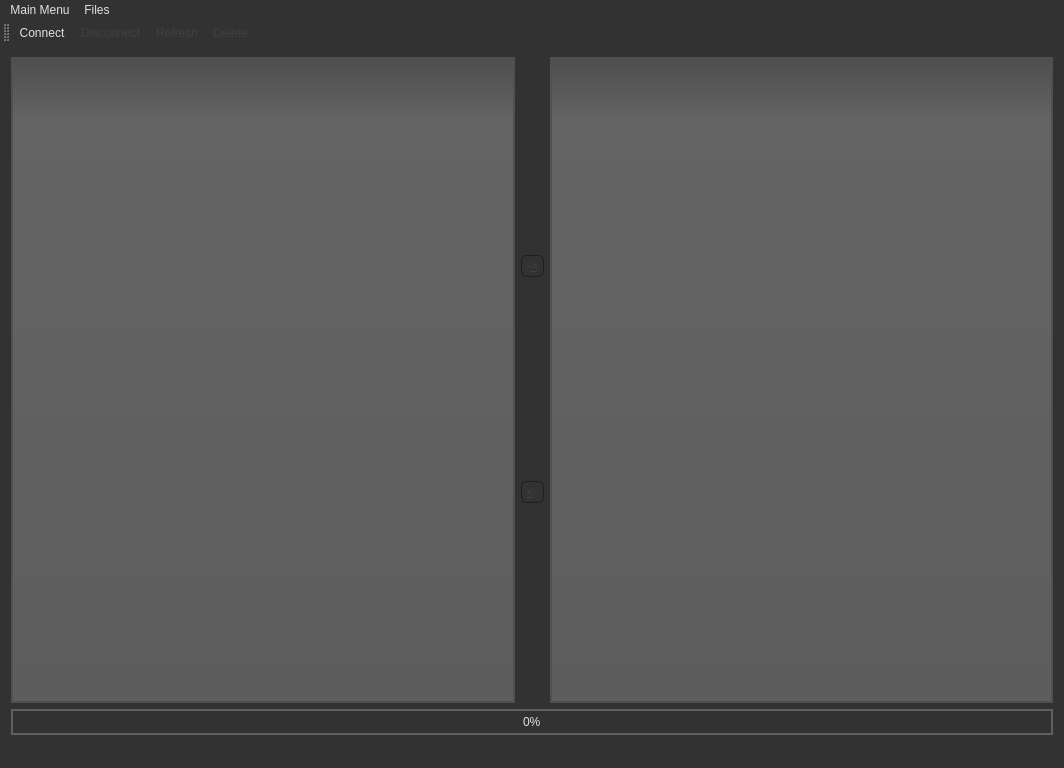
<?xml version="1.0" encoding="UTF-8"?>
<ui version="4.0">
 <class>MainWindow</class>
 <widget class="QMainWindow" name="MainWindow">
  <property name="geometry">
   <rect>
    <x>0</x>
    <y>0</y>
    <width>1064</width>
    <height>768</height>
   </rect>
  </property>
  <property name="minimumSize">
   <size>
    <width>600</width>
    <height>400</height>
   </size>
  </property>
  <property name="windowTitle">
   <string>Client App</string>
  </property>
  <property name="styleSheet">
   <string notr="true">QWidget
{
    color: #e1e1e1;
    background-color: #323232;
}

QWidget:item:hover
{
    background-color: QLinearGradient( x1: 0, y1: 0, x2: 0, y2: 1, stop: 0 #ffa02f, stop: 1 #ca0619);
    color: #000;
}

QWidget:item:selected
{
    background-color: QLinearGradient( x1: 0, y1: 0, x2: 0, y2: 1, stop: 0 #ffa02f, stop: 1 #d7801a);
}

QMenuBar::item
{
    background: transparent;
}

QMenuBar::item:selected
{
    background: transparent;
    border: 1px solid #ffaa00;
}

QMenuBar::item:pressed
{
    background: #444;
    border: 1px solid #000;
    background-color: QLinearGradient(
        x1:0, y1:0,
        x2:0, y2:1,
        stop:1 #212121,
        stop:0.4 #343434
    );
    margin-bottom:-1px;
    padding-bottom:1px;
}

QMenu
{
    border: 1px solid #000;
}

QMenu::item
{
    padding: 2px 20px 2px 20px;
}

QMenu::item:selected
{
    color: #000000;
}

QMenu::separator
{
    height: 2px;
    background-color: QLinearGradient(x1:0, y1:0, x2:0, y2:1, stop:0 #161616, stop: 0.5 #151515, stop: 0.6 #212121, stop:1 #343434);
    color: white;
    padding-left: 4px;
    margin-left: 10px;
    margin-right: 5px;
}

QToolBar
{
	border: 1px solid #323232
}

QToolButton:hover
{
	border: 1px solid #ffaa00;
}

QWidget:disabled
{
    color: #404040;
    background-color: #323232;
}


QAbstractItemView
{
    background-color: QLinearGradient( x1: 0, y1: 0, x2: 0, y2: 1, stop: 0 #4d4d4d, stop: 0.1 #646464, stop: 1 #5d5d5d);
    border: 2px solid #505050;
    selection-background-color: QLinearGradient( x1: 0, y1: 0, x2: 0, y2: 1, stop: 0 #ffa02f, stop: 1 #d7801a);
}

QHeaderView::section 
{
    color: #000;
}

QPushButton
{
    color: #b1b1b1;
    background-color: QLinearGradient( x1: 0, y1: 0, x2: 0, y2: 1, stop: 0 #565656, stop: 0.1 #525252, stop: 0.5 #4e4e4e, stop: 0.9 #4a4a4a, stop: 1 #464646);
    border-width: 1px;
    border-color: #1e1e1e;
    border-style: solid;
    border-radius: 6;
    padding: 3px;
    font-size: 12px;
    padding-left: 5px;
    padding-right: 5px;
}

QPushButton:pressed
{
    background-color: QLinearGradient( x1: 0, y1: 0, x2: 0, y2: 1, stop: 0 #2d2d2d, stop: 0.1 #2b2b2b, stop: 0.5 #292929, stop: 0.9 #282828, stop: 1 #252525);
}

QPushButton:hover
{
    border: 2px solid QLinearGradient( x1: 0, y1: 0, x2: 0, y2: 1, stop: 0 #ffa02f, stop: 1 #d7801a);
}

QScrollBar:horizontal 
{
     border: 1px solid #222222;
     background: QLinearGradient( x1: 0, y1: 0, x2: 0, y2: 1, stop: 0.0 #121212, stop: 0.2 #282828, stop: 1 #484848);
     height: 7px;
     margin: 0px 16px 0 16px;
}

QScrollBar::handle:horizontal
{
      background: QLinearGradient( x1: 0, y1: 0, x2: 1, y2: 0, stop: 0 #ffa02f, stop: 0.5 #d7801a, stop: 1 #ffa02f);
      min-height: 20px;
      border-radius: 2px;
}

QScrollBar::add-line:horizontal {
      border: 1px solid #1b1b19;
      border-radius: 2px;
      background: QLinearGradient( x1: 0, y1: 0, x2: 1, y2: 0, stop: 0 #ffa02f, stop: 1 #d7801a);
      width: 14px;
      subcontrol-position: right;
      subcontrol-origin: margin;
}

QScrollBar::sub-line:horizontal {
      border: 1px solid #1b1b19;
      border-radius: 2px;
      background: QLinearGradient( x1: 0, y1: 0, x2: 1, y2: 0, stop: 0 #ffa02f, stop: 1 #d7801a);
      width: 14px;
     subcontrol-position: left;
     subcontrol-origin: margin;
}

QScrollBar::right-arrow:horizontal, QScrollBar::left-arrow:horizontal
{
      border: 1px solid black;
      width: 1px;
      height: 1px;
      background: white;
}

QScrollBar::add-page:horizontal, QScrollBar::sub-page:horizontal
{
      background: none;
}

QScrollBar:vertical
{
      background: QLinearGradient( x1: 0, y1: 0, x2: 1, y2: 0, stop: 0.0 #121212, stop: 0.2 #282828, stop: 1 #484848);
      width: 7px;
      margin: 16px 0 16px 0;
      border: 1px solid #222222;
}

QScrollBar::handle:vertical
{
      background: QLinearGradient( x1: 0, y1: 0, x2: 0, y2: 1, stop: 0 #ffa02f, stop: 0.5 #d7801a, stop: 1 #ffa02f);
      min-height: 20px;
      border-radius: 2px;
}

QScrollBar::add-line:vertical
{
      border: 1px solid #1b1b19;
      border-radius: 2px;
      background: QLinearGradient( x1: 0, y1: 0, x2: 0, y2: 1, stop: 0 #ffa02f, stop: 1 #d7801a);
      height: 14px;
      subcontrol-position: bottom;
      subcontrol-origin: margin;
}

QScrollBar::sub-line:vertical
{
      border: 1px solid #1b1b19;
      border-radius: 2px;
      background: QLinearGradient( x1: 0, y1: 0, x2: 0, y2: 1, stop: 0 #d7801a, stop: 1 #ffa02f);
      height: 14px;
      subcontrol-position: top;
      subcontrol-origin: margin;
}

QScrollBar::up-arrow:vertical, QScrollBar::down-arrow:vertical
{
      border: 1px solid black;
      width: 1px;
      height: 1px;
      background: white;
}


QScrollBar::add-page:vertical, QScrollBar::sub-page:vertical
{
      background: none;
}

QMainWindow::separator
{
    background-color: QLinearGradient(x1:0, y1:0, x2:0, y2:1, stop:0 #161616, stop: 0.5 #151515, stop: 0.6 #212121, stop:1 #343434);
    color: white;
    padding-left: 4px;
    border: 1px solid #505050
    spacing: 3px; /* spacing between items in the tool bar */
}

QMainWindow::separator:hover
{
    background-color: QLinearGradient(x1:0, y1:0, x2:0, y2:1, stop:0 #d7801a, stop:0.5 #b56c17 stop:1 #ffa02f);
    color: white;
    padding-left: 4px;
    border: 1px solid #505050;
    spacing: 3px; /* spacing between items in the tool bar */
}

QProgressBar
{
    border: 2px solid #606060;
    text-align: center;
}

QProgressBar::chunk
{
    background-color: #d7801a;
    width: 10px;
    margin: 0.5px;
}
</string>
  </property>
  <property name="locale">
   <locale language="English" country="UnitedStates"/>
  </property>
  <widget class="QWidget" name="centralWidget">
   <layout class="QGridLayout" name="gridLayout">
    <item row="0" column="0">
     <layout class="QVBoxLayout" name="verticalLayout_2">
      <item>
       <layout class="QHBoxLayout" name="horizontalLayout">
        <item>
         <widget class="QTreeView" name="localView">
          <property name="alternatingRowColors">
           <bool>false</bool>
          </property>
         </widget>
        </item>
        <item>
         <layout class="QVBoxLayout" name="verticalLayout">
          <item>
           <widget class="QPushButton" name="uploadButton">
            <property name="enabled">
             <bool>false</bool>
            </property>
            <property name="text">
             <string>-&amp;&gt;</string>
            </property>
           </widget>
          </item>
          <item>
           <widget class="QPushButton" name="downloadButton">
            <property name="enabled">
             <bool>false</bool>
            </property>
            <property name="text">
             <string>&amp;&lt;-</string>
            </property>
           </widget>
          </item>
         </layout>
        </item>
        <item>
         <widget class="QTreeView" name="remoteView">
          <property name="rootIsDecorated">
           <bool>false</bool>
          </property>
         </widget>
        </item>
       </layout>
      </item>
      <item>
       <widget class="QProgressBar" name="progressBar">
        <property name="styleSheet">
         <string notr="true">QProgressBar
{
    border: 2px solid #606060;
    text-align: center;
}

QProgressBar::chunk
{
    background-color: #d7801a;
    width: 10px;
    margin: 0.5px;
}</string>
        </property>
        <property name="minimum">
         <number>0</number>
        </property>
        <property name="value">
         <number>0</number>
        </property>
        <property name="textVisible">
         <bool>true</bool>
        </property>
        <property name="invertedAppearance">
         <bool>false</bool>
        </property>
        <property name="textDirection">
         <enum>QProgressBar::TopToBottom</enum>
        </property>
       </widget>
      </item>
     </layout>
    </item>
   </layout>
  </widget>
  <widget class="QMenuBar" name="menuBar">
   <property name="geometry">
    <rect>
     <x>0</x>
     <y>0</y>
     <width>1064</width>
     <height>21</height>
    </rect>
   </property>
   <widget class="QMenu" name="mainMenu">
    <property name="title">
     <string>Main Menu</string>
    </property>
    <addaction name="actionConnect"/>
    <addaction name="actionRefresh"/>
    <addaction name="actionDisconnect"/>
   </widget>
   <widget class="QMenu" name="menuFiles">
    <property name="title">
     <string>Files</string>
    </property>
    <addaction name="actionDelete"/>
   </widget>
   <addaction name="mainMenu"/>
   <addaction name="menuFiles"/>
  </widget>
  <widget class="QToolBar" name="mainToolBar">
   <property name="enabled">
    <bool>true</bool>
   </property>
   <attribute name="toolBarArea">
    <enum>TopToolBarArea</enum>
   </attribute>
   <attribute name="toolBarBreak">
    <bool>false</bool>
   </attribute>
   <addaction name="actionConnect"/>
   <addaction name="actionDisconnect"/>
   <addaction name="actionRefresh"/>
   <addaction name="actionDelete"/>
  </widget>
  <widget class="QStatusBar" name="statusBar">
   <property name="enabled">
    <bool>true</bool>
   </property>
  </widget>
  <action name="actionConnect">
   <property name="icon">
    <iconset>
     <selectedon>:/img/img/connect.png</selectedon>
    </iconset>
   </property>
   <property name="text">
    <string>&amp;Connect</string>
   </property>
  </action>
  <action name="actionDisconnect">
   <property name="enabled">
    <bool>false</bool>
   </property>
   <property name="icon">
    <iconset resource="imgresources.qrc">
     <normaloff>:/img/img/disconnect.png</normaloff>:/img/img/disconnect.png</iconset>
   </property>
   <property name="text">
    <string>&amp;Disconnect</string>
   </property>
  </action>
  <action name="actionRefresh">
   <property name="enabled">
    <bool>false</bool>
   </property>
   <property name="icon">
    <iconset resource="imgresources.qrc">
     <normaloff>:/img/img/refresh.png</normaloff>:/img/img/refresh.png</iconset>
   </property>
   <property name="text">
    <string>&amp;Refresh</string>
   </property>
  </action>
  <action name="actionRename">
   <property name="enabled">
    <bool>false</bool>
   </property>
   <property name="icon">
    <iconset resource="imgresources.qrc">
     <normaloff>:/img/img/rename.png</normaloff>:/img/img/rename.png</iconset>
   </property>
   <property name="text">
    <string>Rename</string>
   </property>
  </action>
  <action name="actionDelete">
   <property name="enabled">
    <bool>false</bool>
   </property>
   <property name="icon">
    <iconset resource="imgresources.qrc">
     <normaloff>:/img/img/delete.png</normaloff>:/img/img/delete.png</iconset>
   </property>
   <property name="text">
    <string>Delete</string>
   </property>
  </action>
  <action name="actionCancel">
   <property name="enabled">
    <bool>false</bool>
   </property>
   <property name="icon">
    <iconset resource="imgresources.qrc">
     <normaloff>:/img/img/cancel.png</normaloff>:/img/img/cancel.png</iconset>
   </property>
   <property name="text">
    <string>&amp;Cancel</string>
   </property>
  </action>
 </widget>
 <layoutdefault spacing="6" margin="11"/>
 <resources>
  <include location="imgresources.qrc"/>
 </resources>
 <connections/>
</ui>
